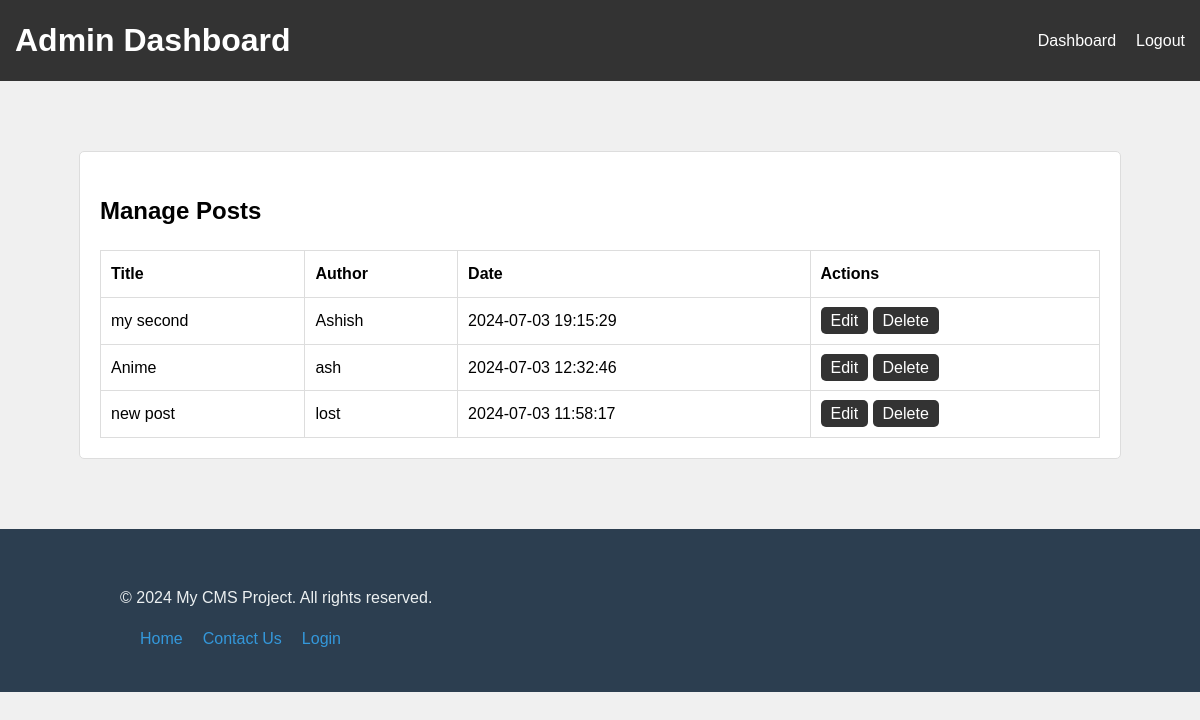
Screenshot of /admin/manage_posts.php (signed in) with the database file from the repository.
### tables this page shows
CREATE TABLE `posts` (
  `post_id` int(11) NOT NULL,
  `user_id` int(11) NOT NULL,
  `title` varchar(255) NOT NULL,
  `content` text DEFAULT NULL,
  `image` varchar(255) DEFAULT NULL,
  `created_at` timestamp NOT NULL DEFAULT current_timestamp()
);

CREATE TABLE `users` (
  `id` int(11) NOT NULL,
  `username` varchar(50) NOT NULL,
  `password` varchar(255) NOT NULL,
  `is_admin` tinyint(1) DEFAULT 0
);

### admin/manage_posts.php (the view, shortened to what this page needs)
<?php
include '../includes/db.php';
include '../includes/admin_header.php';
$query = "SELECT posts.*, users.username
          FROM posts
          INNER JOIN users ON posts.user_id = users.id
          ORDER BY posts.created_at DESC";
$result = $conn->query($query);
?>
<main>
    <div class="admin-manage-posts">
        <h2>Manage Posts</h2>
        <table>
            <thead>
                <tr>
                    <th>Title</th>
                    <th>Author</th>
                    <th>Date</th>
                    <th>Actions</th>
                </tr>
            </thead>
            <tbody>
                <?php while ($post = $result->fetch_assoc()): ?>
                    <tr>
                        <td><?php echo htmlspecialchars($post['title']); ?></td>
                        <td><?php echo htmlspecialchars($post['username']); ?></td>
                        <td><?php echo htmlspecialchars($post['created_at']); ?></td>
                        <td>
                            <a href="edit_post.php?id=<?php echo $post['post_id']; ?>">Edit</a>
                            <a href="delete_post.php?id=<?php echo $post['post_id']; ?>" class="delete-post" onclick="return confirm('Are you sure you want to delete this post?');">Delete</a>
                        </td>
                    </tr>
                <?php endwhile; ?>
            </tbody>
        </table>
    </div>
</main>
<?php include '../includes/footer.php';  ?>
</body>
</html>

### css/styles.css (style rules this page uses)
body { font-family: Arial, sans-serif; margin: 0; padding: 0; background-color: #f4f4f4; }
main { padding: 20px; }
.admin-manage-posts, .admin-manage-comments { max-width: 1000px; margin: 50px auto; padding: 20px; background-color: #fff; border: 1px solid #ddd; border-radius: 5px; }
.admin-manage-posts table, .admin-manage-comments table { width: 100%; border-collapse: collapse; margin-top: 20px; }
.admin-manage-posts table th, .admin-manage-comments table th, .admin-manage-posts table td, .admin-manage-comments table td { padding: 10px; border: 1px solid #ddd; text-align: left; }
.admin-manage-posts table a, .admin-manage-comments table a { padding: 5px 10px; background-color: #333; color: #fff; text-decoration: none; border-radius: 5px; }
body { font-family: Arial, sans-serif; line-height: 1.6; background-color: #f0f0f0; margin: 0; padding: 0; }

### rows the page displays
posts: title "my second", user.username "Ashish", created_at "2024-07-03 19:15:29"
posts: title "Anime", user.username "ash", created_at "2024-07-03 12:32:46"
posts: title "new post", user.username "lost", created_at "2024-07-03 11:58:17"
